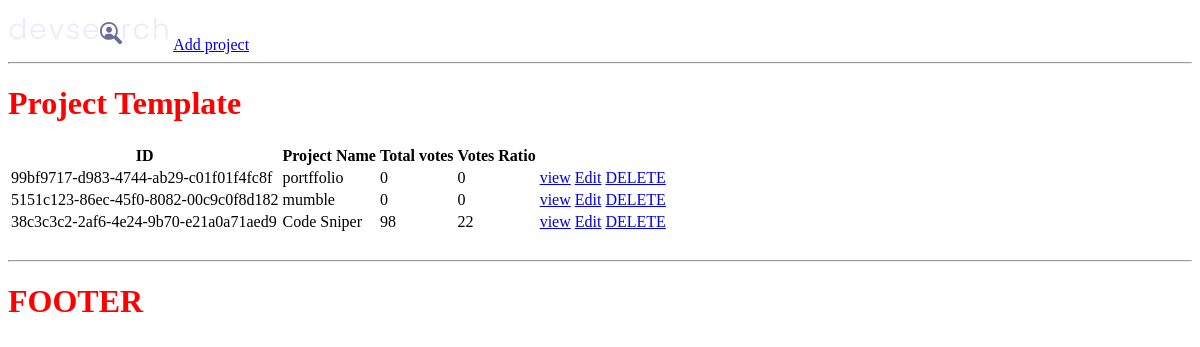
Before: / with the older database file.
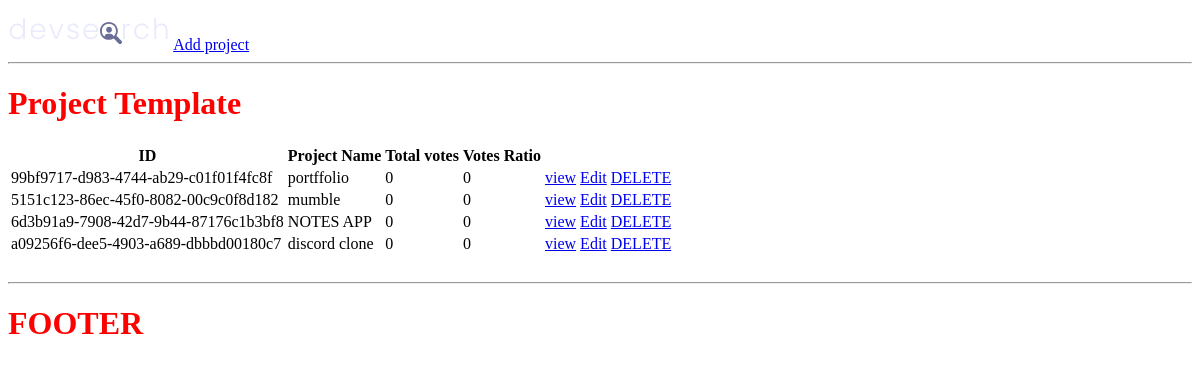
After: the same page with the newer database file.
### projects/models.py (models this page shows, shortened)
class Project(models.Model):
    title = models.CharField(max_length= 200)
    description = models.TextField(null = True,blank = True)
    featured_image = models.ImageField(null=True,blank=True,default="default.jpg")
    demo_link = models.CharField(max_length= 200,null = True,blank = True)
    source_link = models.CharField(max_length = 2000,null = True, blank = True)
    tags = models.ManyToManyField('Tag', blank=True)
    vote_total = models.IntegerField(default=0,null=True,blank=True)
    vote_Ratio = models.IntegerField(default=0,null=True,blank=True)
    created = models.DateTimeField(auto_now_add=True)
    id = models.UUIDField(default=uuid.uuid4,unique=True,primary_key=True,editable=False)

### projects/views.py (the view)
# urls.py: path('',include('projects.urls'))
def projects(request):
    projects = Project.objects.all()
    context = { 'projects':projects}
    return render(request,'projects/projects.html',context)

### projects/templates/projects/projects.html
{% extends 'main.html' %}
{% block content %}
<h1>Project Template</h1>
<table>
    <tr>
        <th>ID</th>
        <th>Project Name</th>
        <th>Total votes</th>
        <th>Votes Ratio</th>
        <th></th>
    </tr>
    {% for project in projects %}
    <tr>
        <td>{{project.id}}</td>
        <td>{{project.title}}</td>
        <td>{{project.vote_total}}</td>
        <td>{{project.vote_Ratio}}</td>
        <td><a href="{% url 'projectid' project.id %}">view</a></td>
        <td><a href="{% url 'update-project' project.id %}">Edit</a></td>
        <td><a href="{% url 'delete-project' project.id %}">DELETE</a></td>
    </tr>
    {% endfor %}
</table>
<br>
{% endblock content %}

### templates/main.html (shortened to what this page needs)
<!DOCTYPE html>
<!DOCTYPE html>
{% load static %}
<html>
    <head>
        <link rel="stylesheet" type="text/css" media="screen" href="{% static 'styles/main.css' %}">
    </head>
    <body>
       {% include 'navbar.html' %}
       {% block content %}
       {% endblock content %}
       <hr>
       <h1>FOOTER</h1>
    </body>
</html>

### templates/navbar.html
{% load static %}
<img src="{% static 'images/logo.svg' %}">
<a href="{% url 'create-project' %}">Add project</a>
<hr>

### static/styles/main.css (style rules this page uses)
h1 { color:red }

Changed rows visible on the page:
removed Project: id "38c3c3c2-2af6-4e24-9b70-e21a0a71aed9", title "Code Sniper", vote_total "98", vote_Ratio "22"
added Project: id "6d3b91a9-7908-42d7-9b44-87176c1b3bf8", title "NOTES APP", vote_total "0", vote_Ratio "0"
added Project: id "a09256f6-dee5-4903-a689-dbbbd00180c7", title "discord clone", vote_total "0", vote_Ratio "0"
